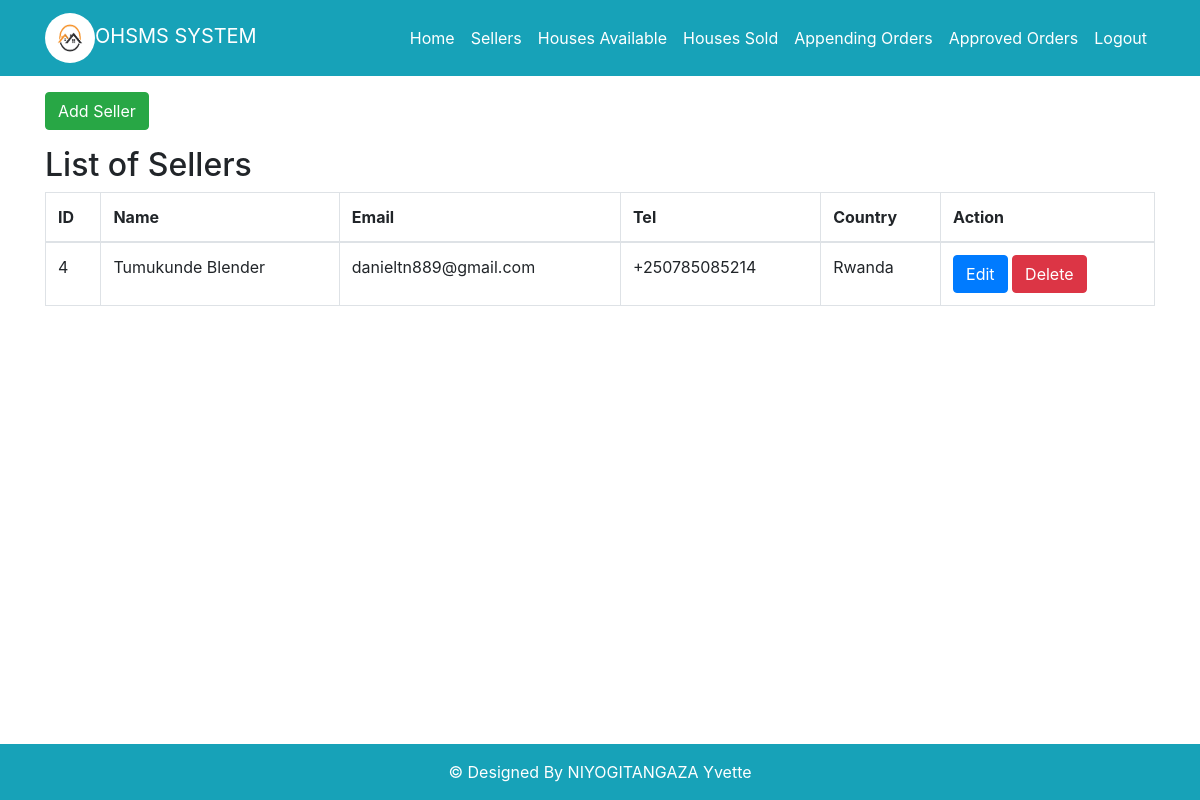
Page /Administrator/list-sellers.php (signed in) on the committed database.
### tables this page shows
CREATE TABLE `user` (
  `id` int(11) NOT NULL,
  `name` varchar(100) NOT NULL,
  `email` varchar(100) NOT NULL,
  `mobileNumber` varchar(20) NOT NULL,
  `securityQuestion` varchar(255) NOT NULL,
  `answer` varchar(255) NOT NULL,
  `password` varchar(100) NOT NULL,
  `address` varchar(255) NOT NULL,
  `city` varchar(50) NOT NULL,
  `state` varchar(50) NOT NULL,
  `country` varchar(50) NOT NULL,
  `role` varchar(30) NOT NULL DEFAULT 'buyer',
  `date_done` date NOT NULL DEFAULT current_timestamp(),
  `status` varchar(20) DEFAULT 'Active'
);

### Administrator/ohsms.php (called while the page is built, shortened)
<?php
class OHSMS {
    public static function getSellers() {
        $conn = getDBConnection();
        $stmt = $conn->prepare("SELECT * FROM user WHERE role = 'seller'");
        $stmt->execute();
        $sellers = $stmt->fetchAll(PDO::FETCH_ASSOC);
        return $sellers;
    }
}
?>

### Administrator/list-sellers.php (the view, shortened to what this page needs)
<?php
include 'header.php';
?>
<div class="container mt-3">
    <div class="row">
        <div class="col-md-12">
            <button type="button" class="btn btn-success" data-toggle="modal" data-target="#addSellerModal">Add Seller</button>
        </div>
    </div>
</div>
<div class="container mt-3">
    <div class="row">
        <div class="col-md-12">
            <h2>List of Sellers</h2>
            <table class="table table-bordered">
                <thead>
                    <tr>
                        <th>ID</th>
                        <th>Name</th>
                        <th>Email</th>
                        <th>Tel</th>
                        <th>Country</th>
                        <th>Action</th>
                    </tr>
                </thead>
                <tbody>
                    <?php
                    $sellers = OHSMS::getSellers();
                    foreach ($sellers as $seller) {
                        ?>
                        <tr>
                            <td><?php echo $seller['id']; ?></td>
                            <td><?php echo $seller['name']; ?></td>
                            <td><?php echo $seller['email']; ?></td>
                            <td><?php echo $seller['mobileNumber']; ?></td>
                            <td><?php echo $seller['country']; ?></td>
                            <td>
                                <button class="btn btn-primary" data-toggle="modal" data-target="#editSellerModal<?php echo $seller['id']; ?>">Edit</button>
                                <button class="btn btn-danger" data-toggle="modal" data-target="#deleteSellerModal<?php echo $seller['id']; ?>">Delete</button>
                            </td>
                        </tr>
                        <?php
                    }
                    ?>
                </tbody>
            </table>
        </div>
    </div>
</div>
<?php include 'footer.php';?>

### rows in the picture
user: id "4", name "Tumukunde Blender", email "danieltn889@gmail.com", mobileNumber "+250785085214", country "Rwanda"
